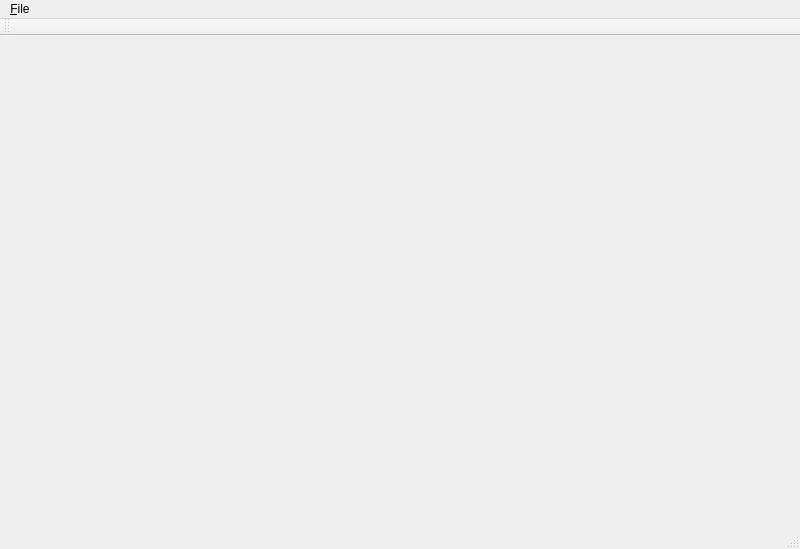
<?xml version="1.0" encoding="UTF-8"?>
<ui version="4.0">
 <class>MainWindowClass</class>
 <widget class="QMainWindow" name="MainWindowClass">
  <property name="geometry">
   <rect>
    <x>0</x>
    <y>0</y>
    <width>800</width>
    <height>549</height>
   </rect>
  </property>
  <property name="windowTitle">
   <string>QtCloudConsole</string>
  </property>
  <widget class="QWidget" name="centralWidget"/>
  <widget class="QMenuBar" name="menuBar">
   <property name="geometry">
    <rect>
     <x>0</x>
     <y>0</y>
     <width>800</width>
     <height>21</height>
    </rect>
   </property>
   <widget class="QMenu" name="menu_File">
    <property name="title">
     <string>&amp;File</string>
    </property>
    <addaction name="action_Quit"/>
   </widget>
   <addaction name="menu_File"/>
  </widget>
  <widget class="QToolBar" name="mainToolBar">
   <attribute name="toolBarArea">
    <enum>TopToolBarArea</enum>
   </attribute>
   <attribute name="toolBarBreak">
    <bool>false</bool>
   </attribute>
  </widget>
  <widget class="QStatusBar" name="statusBar"/>
  <action name="action_Quit">
   <property name="text">
    <string>&amp;Quit</string>
   </property>
   <property name="shortcut">
    <string>Ctrl+Q</string>
   </property>
  </action>
 </widget>
 <layoutdefault spacing="6" margin="11"/>
 <resources>
  <include location="QtCloudConsoleQrc.qrc"/>
 </resources>
 <connections>
  <connection>
   <sender>action_Quit</sender>
   <signal>triggered()</signal>
   <receiver>MainWindowClass</receiver>
   <slot>close()</slot>
   <hints>
    <hint type="sourcelabel">
     <x>-1</x>
     <y>-1</y>
    </hint>
    <hint type="destinationlabel">
     <x>399</x>
     <y>274</y>
    </hint>
   </hints>
  </connection>
 </connections>
</ui>
